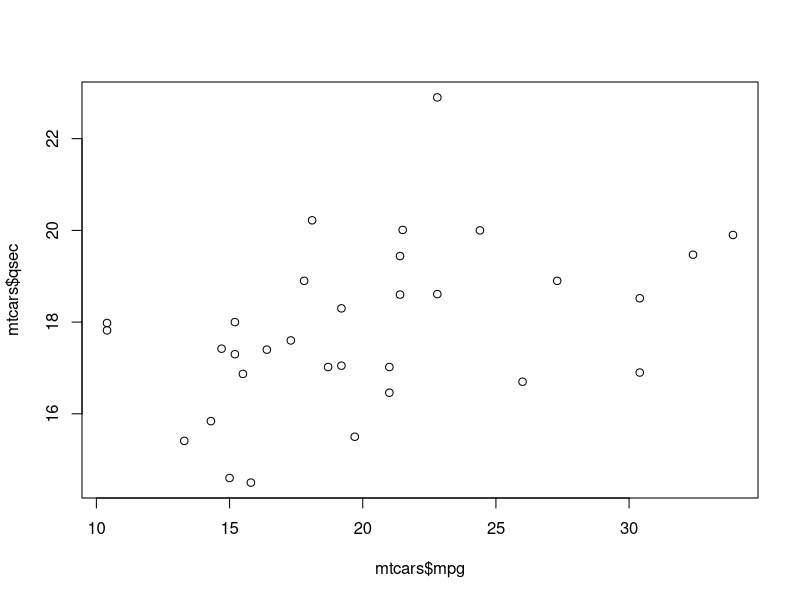
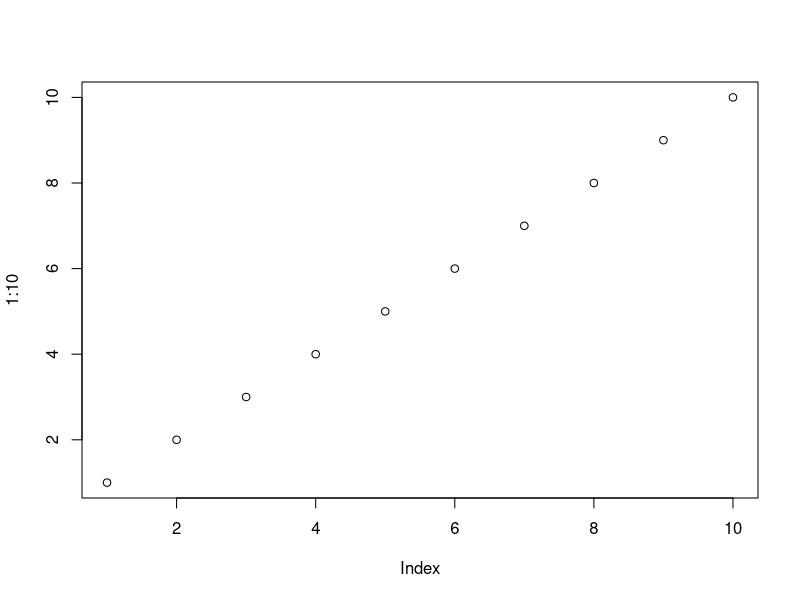

Source code (R) for these figures, in order:
## ---- chunk 1
knitr::opts_chunk$set(echo = FALSE, warning = FALSE, message = FALSE, cache = FALSE)

# THIS IS YOUR SET UP CHUNK. HERE YOU UPLOAD PACKAGES AND DATA
## ---- chunk 2

plot(x = mtcars$mpg, y = mtcars$qsec)

#THIS IS CALLED A CODE CHUNK, WHERE YOU WRITE R, TO MAKE A NEW CODE CHUNK, COPY THIS WHOLE CODE CHUNK. EACH CODE CHUNK MUST HAVE A DIFFERENT NAME


## ---- chunk 3

plot(x = 1:10, Y = 1:10)

#THIS IS CALLED A CODE CHUNK, WHERE YOU WRITE R, TO MAKE A NEW CODE CHUNK, COPY THIS WHOLE CODE CHUNK. EACH CODE CHUNK MUST HAVE A DIFFERENT NAME


## ---- chunk 4

#UNCOMMENT OUT THE BELOW LINE
#knitr::include_graphics("INSERT FILE PATH TO DOWNLOADED FIGURE HERE.PNG OR .JPEG DEPENDING ON WHAT THE FILETYPE")



